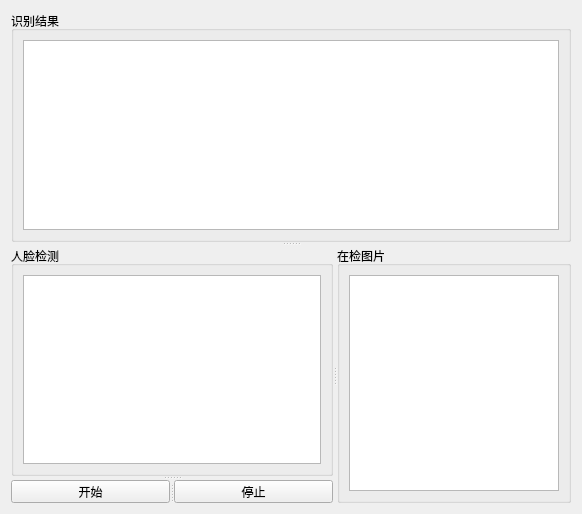
            <widget class="QWidget" name="page_3">
             <layout class="QGridLayout" name="gridLayout_12">
              <item row="0" column="0">
               <widget class="QSplitter" name="splitter_8">
                <property name="orientation">
                 <enum>Qt::Vertical</enum>
                </property>
                <widget class="QGroupBox" name="groupBox_5">
                 <property name="title">
                  <string>识别结果</string>
                 </property>
                 <layout class="QGridLayout" name="gridLayout_9">
                  <item row="0" column="0">
                   <widget class="QTextEdit" name="textEdit_3"/>
                  </item>
                 </layout>
                </widget>
                <widget class="QSplitter" name="splitter_9">
                 <property name="orientation">
                  <enum>Qt::Horizontal</enum>
                 </property>
                 <widget class="QSplitter" name="splitter_10">
                  <property name="orientation">
                   <enum>Qt::Vertical</enum>
                  </property>
                  <widget class="QGroupBox" name="groupBox_6">
                   <property name="title">
                    <string>人脸检测</string>
                   </property>
                   <layout class="QGridLayout" name="gridLayout_10">
                    <item row="0" column="0">
                     <widget class="QTextEdit" name="textEdit_4"/>
                    </item>
                   </layout>
                  </widget>
                  <widget class="QSplitter" name="splitter_11">
                   <property name="orientation">
                    <enum>Qt::Horizontal</enum>
                   </property>
                   <widget class="QPushButton" name="pushButton_6">
                    <property name="minimumSize">
                     <size>
                      <width>159</width>
                      <height>23</height>
                     </size>
                    </property>
                    <property name="maximumSize">
                     <size>
                      <width>159</width>
                      <height>23</height>
                     </size>
                    </property>
                    <property name="text">
                     <string>开始</string>
                    </property>
                   </widget>
                   <widget class="QPushButton" name="pushButton_7">
                    <property name="minimumSize">
                     <size>
                      <width>159</width>
                      <height>23</height>
                     </size>
                    </property>
                    <property name="maximumSize">
                     <size>
                      <width>159</width>
                      <height>23</height>
                     </size>
                    </property>
                    <property name="text">
                     <string>停止</string>
                    </property>
                   </widget>
                  </widget>
                 </widget>
                 <widget class="QGroupBox" name="groupBox_7">
                  <property name="title">
                   <string>在检图片</string>
                  </property>
                  <layout class="QGridLayout" name="gridLayout_11">
                   <item row="0" column="0">
                    <widget class="QTableView" name="tableView_2"/>
                   </item>
                  </layout>
                 </widget>
                </widget>
               </widget>
              </item>
             </layout>
            </widget>
